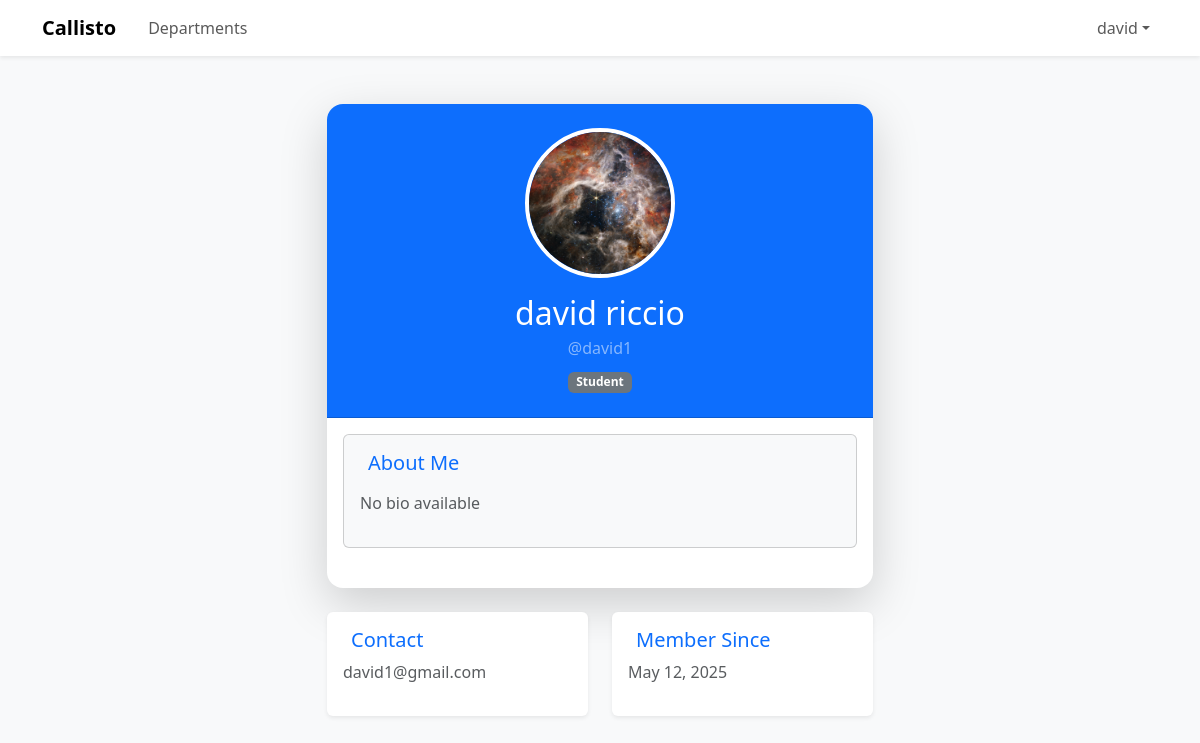
/users/david1/ (signed in), run on the app's committed database.
### users/models.py (models this page shows, shortened)
class Profile(models.Model):
    class Role(models.TextChoices):
        ADMIN = 'A', 'Admin'
        VOLUNTEER = 'V', 'Voluntario'
        STUDENT = 'S', 'Estudiante'
    user = models.OneToOneField(
        settings.AUTH_USER_MODEL, on_delete=models.CASCADE, related_name='profile'
    )
    role = models.CharField(max_length=1, choices=Role, default=Role.VOLUNTEER)
    bio = models.TextField(blank=True)
    avatar = models.ImageField(
        blank=True, null=True, upload_to='cache', default='cache/noavatar.png'
    )

### users/views.py (the view)
# urls.py: path('<str:username>/', views.user_detail, name='user-detail'),
@login_required
def user_detail(request, username: str):
    user = User.objects.get(username=username)
    profile = Profile.objects.get(user=user)
    return render(request, 'users/user_detail.html', dict(user=user, profile=profile))

### users/templates/users/user_detail.html (shortened to what this page needs)
{% extends "shared/base.html" %}
{% block body %}
<div class="container-fluid bg-light py-5">
    <div class="container">
        <div class="row justify-content-center">
            <div class="col-md-8 col-lg-6">
                <div class="card border-0 shadow-lg rounded-4 overflow-hidden">
                    <div class="card-header bg-primary text-white text-center py-4">
                        <div class="position-relative d-inline-block">
                            <img src="{{ profile.avatar.url }}"
                                 class="rounded-circle border border-4 border-white"
                                 style="width: 150px; height: 150px; object-fit: cover;"
                                 alt="Profile Picture">
                        </div>
                        <h2 class="mt-3 mb-1">{{ user.first_name }} {{ user.last_name }}</h2>
                        <p class="text-white-50 mb-2">@{{ user.username }}</p>
                        {% if user.profile.is_teacher %}
                            <span class="badge bg-success">Teacher</span>
                        {% else %}
                            <span class="badge bg-secondary">Student</span>
                        {% endif %}
                    </div>
                    <div class="card-body">
                        <div class="card bg-light mb-4">
                            <div class="card-body">
                                <h5 class="card-title text-primary mb-3">
                                    About Me
                                </h5>
                                <p class="text-muted">{{ profile.bio|default:"No bio available" }}</p>
                            </div>
                        </div>
                    </div>
                </div>
                <div class="mt-4">
                    <div class="row">
                        <div class="col-md-6 mb-3">
                            <div class="card border-0 shadow-sm">
                                <div class="card-body">
                                    <h5 class="card-title text-primary">
                                        Contact
                                    </h5>
                                    <p class="text-muted">{{ user.email }}</p>
                                </div>
                            </div>
                        </div>
                        <div class="col-md-6 mb-3">
                            <div class="card border-0 shadow-sm">
                                <div class="card-body">
                                    <h5 class="card-title text-primary">
                                        Member Since
                                    </h5>
                                    <p class="text-muted">{{ user.date_joined|date:"F d, Y" }}</p>
                                </div>
                            </div>
                        </div>
                    </div>
                </div>
            </div>
        </div>
    </div>
</div>
{% endblock %}

### shared/templates/shared/navbar.html (shortened to what this page needs)
<nav class="navbar navbar-expand-lg navbar-light bg-white shadow-sm">
  <div class="container">
    <a class="navbar-brand d-flex align-items-center" href="{% url 'departments:department-list' %}">
      <span class="fw-bold">Callisto</span>
    </a>
    <div class="collapse navbar-collapse" id="navbarScroll">
      <ul class="navbar-nav me-auto my-2 my-lg-0">
        <li class="nav-item">
          <a class="nav-link" href="{% url 'departments:department-list' %}">
            Departments
          </a>
        </li>
      </ul>
      <ul class="navbar-nav">
        <li class="nav-item dropdown">
          <a class="nav-link dropdown-toggle d-flex align-items-center" href="#" role="button" data-bs-toggle="dropdown" aria-expanded="false">
            <span>{{ request.user.first_name|default:request.user.username }}</span>
          </a>
        </li>
      </ul>
    </div>
  </div>
</nav>

### shared/templates/shared/navbar.html (style rules this page uses)
.navbar { transition: all 0.3s ease; }

### users/templates/users/user_detail.html (style rules this page uses)
.card { transition: transform 0.3s ease, box-shadow 0.3s ease; }

### data on the page
Profile: avatar (picture), bio "No bio available"

### other printed values
{{ request.user.first_name|default:request.user.username }} "david"
{{ user.first_name }} "david"
{{ user.last_name }} "riccio"
{{ user.username }} "david1"
{{ user.email }} "david1@gmail.com"
{{ user.date_joined|date:"F d, Y" }} "May 12, 2025"
